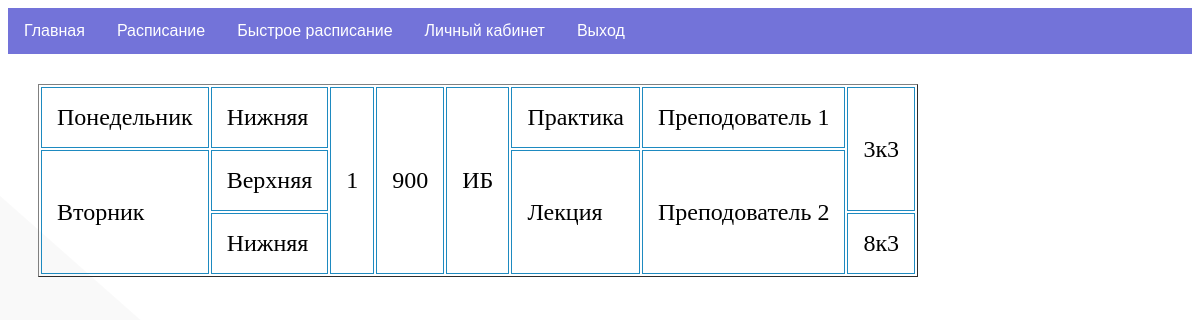
The page /schedule (signed in) on the database its author committed.
### tables this page shows
CREATE TABLE mainmenu (
id integer PRIMARY KEY AUTOINCREMENT,
title text NOT NULL,
url text NOT NULL
);

CREATE TABLE "schedule" (
	"id"	integer,
	"schedule_group_id"	text NOT NULL,
	"schedule_day_id"	text NOT NULL,
	"schedule_number_id"	text,
	"schedule_time_id"	text NOT NULL,
	"schedule_teacher_id"	text NOT NULL,
	"schedule_place_id"	text NOT NULL,
	"schedule_name_id"	text NOT NULL,
	"schedule_aud_id"	TEXT,
	"schedule_type_id"	INTEGER,
	PRIMARY KEY("id" AUTOINCREMENT)
);

CREATE TABLE "schedule_day" (
	"id"	integer,
	"schedule_day_text"	TEXT NOT NULL,
	PRIMARY KEY("id" AUTOINCREMENT)
);

CREATE TABLE "schedule_place" (
	"id"	INTEGER,
	"schedule_place_text"	INTEGER NOT NULL,
	PRIMARY KEY("id" AUTOINCREMENT)
);

CREATE TABLE "schedule_time" (
	"id"	integer,
	"schedule_time_text"	TEXT NOT NULL,
	"schedule_time_text_place"	INTEGER,
	PRIMARY KEY("id" AUTOINCREMENT)
);

CREATE TABLE "schedule_name" (
	"id"	integer,
	"schedule_name_text"	TEXT NOT NULL,
	"schedule_name_text_type"	TEXT,
	PRIMARY KEY("id" AUTOINCREMENT)
);

CREATE TABLE schedule_teacher (id integer PRIMARY KEY AUTOINCREMENT, schedule_teacher_text TEXT NOT NULL);

CREATE TABLE "schedule_aud" (
	"id"	INTEGER,
	"schedule_aud_text"	TEXT NOT NULL,
	PRIMARY KEY("id" AUTOINCREMENT)
);

### main.py (the view)
@app.route("/schedule")
@login_required
def schedule():
    user = current_user.get_id()
    role = dbase.getUserRole(user)
    return render_template("schedule.html", menu=dbase.getMenu(), schedule=dbase.getSchedule(user), role = role, title="Быстрое расписание")

### DataBase.py (called while the page is built)
    def getMenu(self):
        sql = '''SELECT * FROM mainmenu'''
        try:
            self.__cur.execute(sql)
            res = self.__cur.fetchall()
            if res: return res
        except:
            print("Ошибка чтения из БД")
        return []

    def getUser(self, user_id):
        try:
            self .__cur.execute(f"SELECT * FROM users WHERE id = '{user_id}' LIMIT 1")
            res = self.__cur.fetchone()
            return res
        except sqlite3.Error as e:
            print("Ошибка получения данных из БД "+str(e))
        return False

    def getUserRole(self, user):
        try:
            [res], = self.__cur.execute('SELECT role FROM users WHERE id=?', (user,))
            return res
        except sqlite3.Error as e:
            print("Ошибка получения данных из БД "+str(e))
        return False

### UserLogin.py (called while the page is built)
    def fromDB(self, user_id, db):
        self.__user = db.getUser(user_id)
        return self

    def get_id(self):
        return str(self.__user['id'])

### main.py (called while the page is built)
@login_manager.user_loader
def load_user(user_id):
    print("load_user")
    return UserLogin().fromDB(user_id, dbase)

def connect_db():
    conn = sqlite3.connect(app.config['DATABASE'])
    conn.row_factory = sqlite3.Row
    return conn

def get_db():
    if not hasattr(g, 'link_db'):
        g.link_db = connect_db()
    return g.link_db

@app.before_request
def before_request():
    global dbase
    db = get_db()
    dbase = DataBase(db)

### templates/schedule.html (shortened to what this page needs)
{% include 'base.html' %}
<body onload="myFunction()">
	<table class="iksweb", border="1">
		<tbody>
		{% for m in schedule -%}
			<tr>
				<td>{{m.schedule_day_id}}</td>
				<td>{{m.schedule_place_id}}</td>
				<td>{{m.schedule_number_id}}</td>
				<td>{{m.schedule_time_id}}</td>
				<td>{{m.schedule_name_id}}</td>
				<td>{{m.schedule_type_id}}</td>
				<td>{{m.schedule_teacher_id}}</td>
				<td>{{m.schedule_aud_id}}</td>
		  </tr>
		{% endfor -%}
		</tbody>
	</table>
</body>

### templates/base.html (shortened to what this page needs)
<!DOCTYPE html>
<html lang="en">
<head>
  <link href="static/style.css" rel="stylesheet">
</head>
<body>
    <nav class='nav-content'>
        {% block content -%}
            {% block mainmenu -%}
                <ul class="mainmenu">
                {% for m in menu -%}
                    <li><a href="{{m.url}}">{{m.title}}</a></li>
                {% endfor -%}
                {% if role == 'student' %}
                    <li><a href="schedule">Быстрое расписание</a></li>
                    <li><a href="profile">Личный кабинет</a></li>
                    <li><a href="logout">Выход</a></li>
                {% endif %}
                </ul>
            {% endblock mainmenu -%}
        {% endblock content -%}
    </nav>
</body>
</html>

### static/style.css (style rules this page uses)
TABLE { color: #000; font-style: normal; font-weight: 400; font-size: 24px; line-height: 29px; margin: 30px; }
TD, TH { padding: 15px; border: 1px solid #1e8ac0; }
body { background-color: #ffffff; background-attachment: fixed; -webkit-background-size: cover; -moz-background-size: cover; -o-background-size: cover; background-size: cover; }
ul { list-style-type: none; margin: 0; padding: 0; overflow: hidden; background-color: #7373D9; font-family: Arial, Helvetica, sans-serif; }
li { float: left; }
li a { display: block; color: white; text-align: center; padding: 14px 16px; text-decoration: none; }

### rows shown on the page
mainmenu: title "Главная"
mainmenu: title "Расписание"
schedule: schedule_day_id "Понедельник", schedule_place_id "Нижняя", schedule_number_id "1", schedule_time_id "900", schedule_name_id "ИБ", schedule_type_id "Практика", schedule_teacher_id "Преподователь 1", schedule_aud_id "3к3"
schedule: schedule_day_id "Вторник", schedule_place_id "Верхняя", schedule_type_id "Лекция", schedule_teacher_id "Преподователь 2"
schedule: schedule_place_id "Нижняя", schedule_aud_id "8к3"
